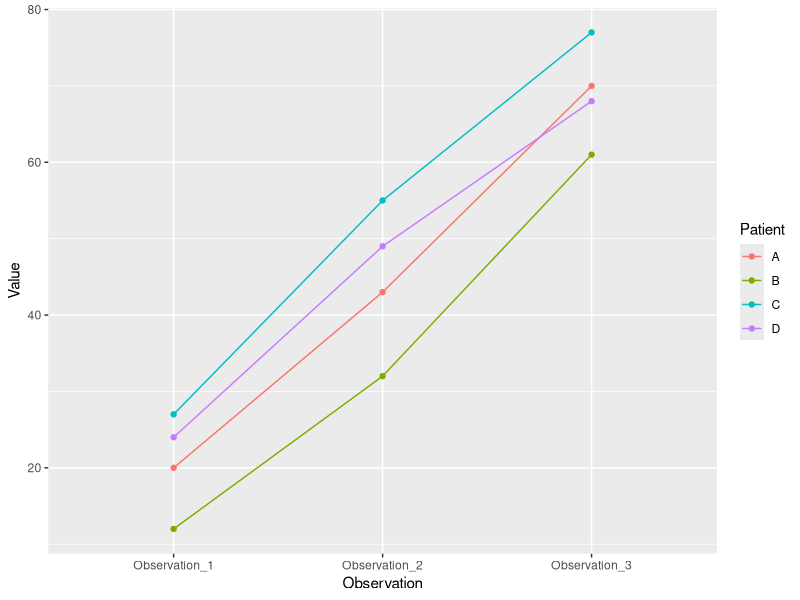
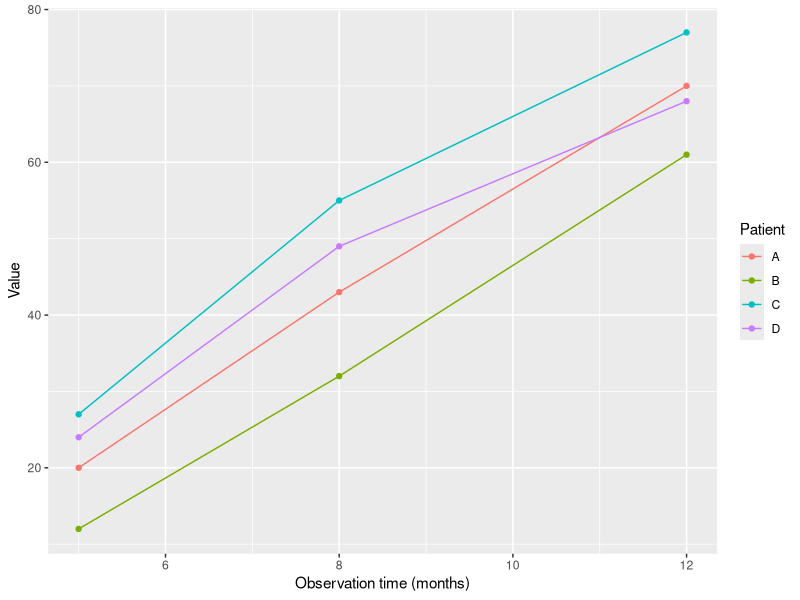

Source code (R) for these figures, in order:
################################################################
#
###
### Practical 3: Data manipulation and tidyr
###
#
## ------------------------------------------------------------------------
#
# Reading in and working with data from a file
#
# First specify the working directory
# This is where R will look for any file that you ask it to read in
#
# If you have RStudio installed on your machine or you are using the University 
# machines and your working directory is in your memory stick on the "D" drive:
#setwd("D://MATH513")
#
# You may have a different working directory
#
# The IMPORTANT POINT is that any file that you read in is there
#
## ------------------------------------------------------------------------
#
# Reading in a file
#
# Let's read in the questionnaire data 
#
# The data are supplied in the file "MATH513_Questionnaire_Data.csv"
#
# Please have a look at that file
#
# There are many ways of reading data into R
#
# One of the easiest ways of reading a comma separated variable file into R
# is to use the function read_csv from the readr package, which you may have to install on your own machine
#
## install.packages("readr", repos = "http://www.stats.bris.ac.uk/R/")  # Install the package on your own machine
#
# Load the readr package
#
library(readr)
#
# Read in the data in the file "MATH513_Questionnaire_Data.csv"

qd <- read_csv('../data/MATH513_Questionnaire_Data.csv')
#
# See the first few rows
#
head(qd) 
#
# Variable or column names
#
names(qd) 
#
# Dimension, number of rows and number of columns
#
dim(qd)
nrow(qd)
ncol(qd)
#
## ------------------------------------------------------------------------
## ------------------------------------------------------------------------
## ------------------------------------------------------------------------
## ------------------------------------------------------------------------
#
# Manipulating data
#
# The dplyr package provides us with excellent tools for manipulating data
# You may have to install this package on your own machine
#
## install.packages("dplyr", repos = "http://www.stats.bris.ac.uk/R/")  # Install the package on your own machine
#
# Load the dplyr package
#
library(dplyr)
#
#
# We will work with the qd data frame that contains the data in the file MATH513_Questionnaire_Data.csv
#
# Let's remind ourselves of the columns or variables of the qd data frame and its structure
#
str(qd)
#
## ------------------------------------------------------------------------
#
# We can **arrange** the data frame in increasing order according to a variable
#
arrange(qd, Height) # Arranged by increasing order of height
#
# Alternatively, the code can be written using the "pipe": %>%
qd %>% arrange(Height)
#
#
# Decreasing order is also possible
#
arrange(qd, desc(Height)) # Arranged by decreasing order of height
#
# Alternative code:
qd %>% arrange(desc(Height))
#
#
# Arrange by one variable, splitting ties on another
#
qd2 <- arrange(qd, Height, Travel_time)
qd2 
# Not all variables shown
#
# Alternative code: 
qd2 <- qd %>% arrange(Height, Travel_time)
qd2
#
#
# Select Height and Travel_time
#
select(qd2, Height, Travel_time)
#
# Alternative code: 
qd2 %>% select(Height, Travel_time)
#
#
## ------------------------------------------------------------------------
#
# We can define a new variable using *mutate*
#
# Here we define Speed as Distance divided by Travel_time
#
qd3 <- mutate(qd, Speed = Distance / Travel_time)
qd3$Speed # Miles per minute
#
# Alternative code: 
qd3 <- qd %>% mutate(Speed = Distance / Travel_time)
qd3$Speed
#
#
# Miles per hour, as well
#
qd3 <- mutate(qd, Speed = Distance / Travel_time, Speed_mph = 60 * Speed)
# Note that we can make use of a defined variable within mutate
qd3$Speed_mph
#
# Someone's very quick!
#
# Alternative code: 
qd3 <- qd %>% mutate(Speed = Distance / Travel_time, Speed_mph = 60 * Speed)
qd3$Speed_mph
#
#
## ------------------------------------------------------------------------
#
# We can *rename* a variable
#
# Here we rename Speed_mph as s
#
qd4 <- rename(qd3, s = Speed_mph)
#
qd4$s
qd4$Speed_mph # No longer there!
#
# Alternative code: 
qd4 <- qd3 %>% rename(s = Speed_mph)
qd4$s
qd4$Speed_mph # No longer there!
#
## ------------------------------------------------------------------------
#
# We can *summarise* variables - reminder
#
# We can use the "pipe" "%>%" to chain results.
#
# We can use the function n to count the number of observations
#
# Here we also arrange the results according to the standard deviations, in descending order
#
qd %>% group_by(Sex) %>% 
  summarise(ave = mean(Height), sd = sd(Height), n = n()) %>% 
  arrange(desc(sd))
#
#
#
## ------------------------------------------------------------------------
#
# Joining data frames
#
# Let's create two data frames and then join them in different ways
#
# Using dplyr's tibble function is more efficient than
# the base R function data.frame
#
a <- tibble(x1 = c("A", "B", "C"), x2 = c(1, 2, 3))
a
#
# The second data frame
#
b <- tibble(x1 = c("A", "B", "D"), x3 = c(4, 5, 6))
b
#
# *Left join* them by x1: join matching rows from b to a
#
left_join(a, b, by = "x1")
#
# * Right join* them by x1: join matching rows from a to b
#
right_join(a, b, by = "x1")
#
# *Inner join* them by x1: retain only the rows in both data frames
#
inner_join(a, b, by = "x1")
#
# *Full join* them by x1: retain all values and all rows
#
full_join(a, b, by = "x1")
#
# There is no problem if the variable names in the data frames are different
#
b_var <- tibble(x1_var = c("A", "B", "D"), x3 = c(4, 5, 6)) # x1 is now called x1_var
b_var
#
left_join(a, b_var, by = c("x1" = "x1_var")) # Join by x1 in a and x1_var in b_var
right_join(a, b_var, by = c("x1" = "x1_var"))
inner_join(a, b_var, by = c("x1" = "x1_var"))
full_join(a, b_var, by = c("x1" = "x1_var"))
#
## ------------------------------------------------------------------------
#
# Changing *wide* data into *long* data
#
# This can be very important for summarizing and plotting data
#
# Let's read in a wide data set and look at it
#
# Make sure that you've set the working directory appropriately
#
library(readr)
wide <- read_csv('../data/wide_data.csv')
wide
names(wide)
#
# There are three observations on each patient
#
# It's often useful to have all the observations in one variable,
# with another variable indicating the observation number
# 
# This can be achieved using the function gather from the tidyr package, which you may have to install at home
#
## install.packages("tidyr", repos = "http://www.stats.bris.ac.uk/R/")  # Install the package on your home machine
#
# Load the tidyr package
#
library(tidyr)
#
# Place the information in columns 2 to 4 into a column or variable called "Value", 
# with a column or variable "Observation" recording the observation number
#
long <- gather(wide, "Observation", "Value", 2:4)
long
#
# The opposite of gather is spread
#
spread(long, "Observation", "Value")
#
# It's much easier to compute summaries using the long form
#
# The maximum value for each patient
#
long %>% group_by(Patient) %>% summarise(maximum = max(Value))
#
# The interquartile range for each observation
# The interquartile range is another measure of spread that is more robust to outliers than the standard deviation
#
long %>% group_by(Observation) %>% summarise(spread = IQR(Value))
#
# Plotting the data is easier too
#
library(ggplot2)
#
ggplot(long, aes(x = Observation, y = Value, group = Patient, col = Patient)) + 
  geom_point() +
  geom_line()
#
# Each patient is considered a separate "group"
# geom_line joins up the points in each group
#
## ------------------------------------------------------------------------
#
# The ifelse function can be very useful
#
# Here are some examples
#
ifelse(qd$Height > 170, "tall", "less tall")
# if Height in qd > 170 then return "tall", else return "less tall"
# Here are the data to remind us:
#
qd$Height
#
# In fact, Observation_1 was taken at 5 months, Observation_2 at 8 months and Observation_3 at 12 months
#
# We now define a variable Observation_time that records these times
#
long_with_times <- long %>% mutate(Observation_time = 
                                     ifelse(Observation == "Observation_1", 5,
                                            ifelse(Observation == "Observation_2", 8, 12)))
#
long_with_times
#
# Now plot
#
ggplot(long_with_times, 
       aes(x = Observation_time, y = Value, group = Patient, colour = Patient)) + 
  geom_point() +
  geom_line() +
  labs(x = "Observation time (months)")
#
#

